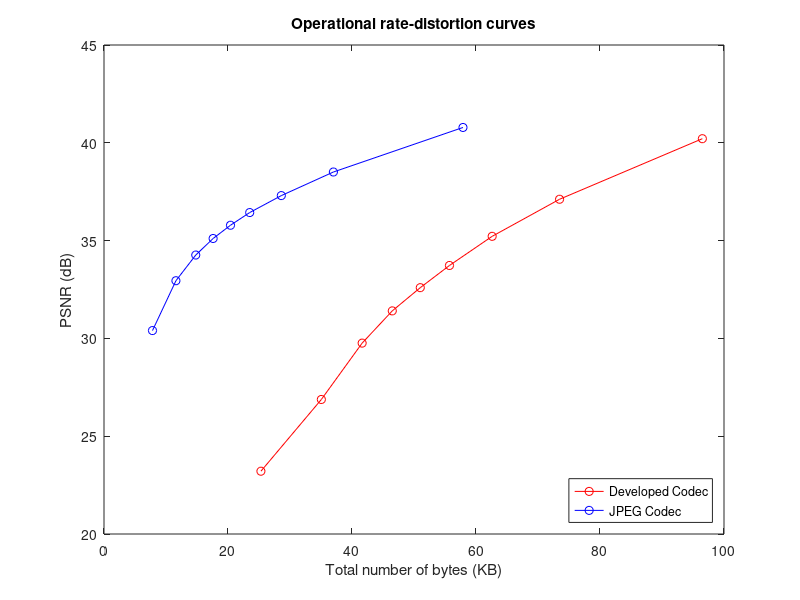

Write MATLAB code to recreate this figure.
% I = imread('lena512.bmp');
% imwrite(I,'lena512_compressed.jpg','jpg','quality',90);
% D = imread('lena512_compressed.jpg');
% err = immse( I , D )

xDec = [25.3092 35.056 41.635 46.496 51.011 55.719 62.607 73.478 96.508];
yDec = [23.210 26.878 29.759 31.407 32.594 33.728 35.219 37.114 40.210];
xJ = [7.82 11.6 14.8 17.6 20.4 23.5 28.6 37.0 57.9];
yJ = [30.401 32.949 34.262 35.108 35.785 36.434 37.301 38.507 40.784];
plot(xDec,yDec,'r-o',xJ, yJ,'b-o')
xlabel('Total number of bytes (KB)');
ylabel('PSNR (dB)');
title('Operational rate-distortion curves');
legend({'Developed Codec','JPEG Codec'},'Location','southeast')
